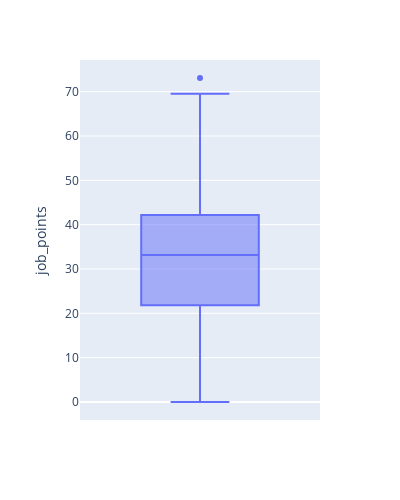

Notebook source saved alongside this figure:
### Code cell
# job_points의 4분위수 확인
# count    10422.000000
# mean        31.607145
# std         14.093122
# min          0.000000
# 25%         21.805000
# 50%         33.155000
# 75%         42.170000
# max         73.080000
fig = px.box(data['job_points'], y = 'job_points',width=400, height=500)
fig.show()

### Figure 1 — Plotly figure (JSON) as saved in the notebook; plotly's stock layout.template omitted (floating-point values rounded to 4 significant figures; data arrays with more than 128 entries replaced by an {"elided": "..."} marker saying what was removed)
{"data": [{"alignmentgroup": "True", "hovertemplate": "job_points=%{y}<extra></extra>", "legendgroup": "", "marker": {"color": "#636efa"}, "name": "", "notched": false, "offsetgroup": "", "orientation": "v", "showlegend": false, "type": "box", "x0": " ", "xaxis": "x", "y": {"elided": "10422 float values"}, "y0": " ", "yaxis": "y"}], "layout": {"boxmode": "group", "height": 500, "legend": {"tracegroupgap": 0}, "margin": {"t": 60}, "width": 400, "xaxis": {"anchor": "y", "domain": [0, 1]}, "yaxis": {"anchor": "x", "domain": [0, 1], "title": {"text": "job_points"}}}}
